Frame 1 (no input): blank canvas, image omitted
Frame 60 (the mouse pressed at the canvas centre just before this capture): blank canvas, image omitted
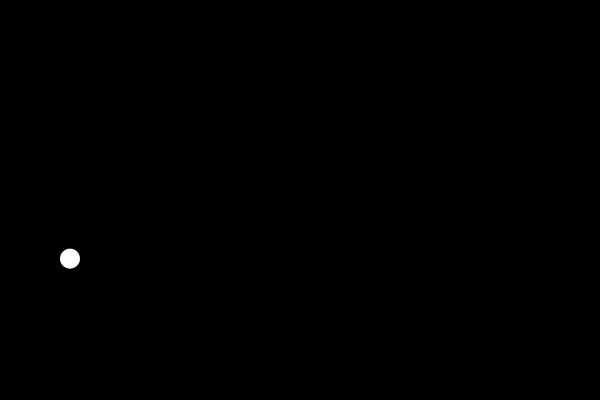
Frame 120 (the mouse held since frame 60 and released just before this capture)

The Processing sketch whose frames 1 and 60 were blank and that drew this single picture after the mouse press (run headless with seeded random() and noise(); from frame 60 on, the mouse is pressed at the canvas centre):

// Processing sketch: Exercise9
// ── Exercise9.pde
float[][] ens = new float[50][2];
int count = 0;
void setup(){
  size(600, 400);
}

void draw(){
  background(0);
  for (int p=0; p<ens.length; p++) {
    if (ens[p][0] >= 10) {
      ens[p][0] += 1;
      noStroke();
      ellipse(ens[p][0], ens[p][1], 20, 20);
    }
  }
}
void mousePressed() {
  if (count < 50) {
    float[] en = {10,random(height)};
    ens[count] = en;
    count += 1;
  }
}
